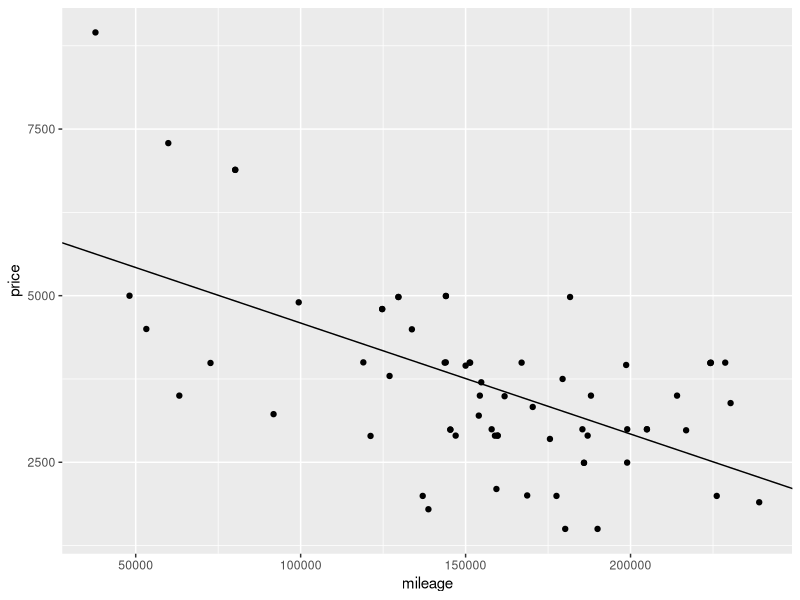
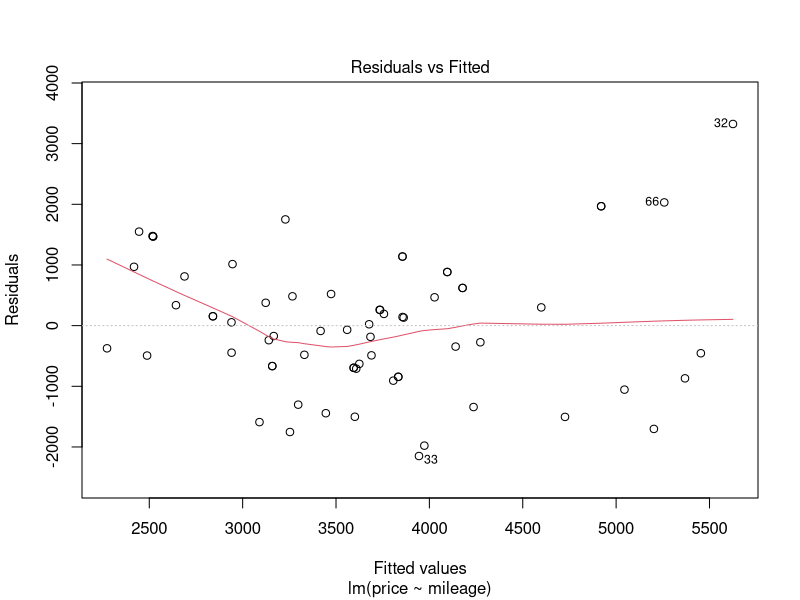
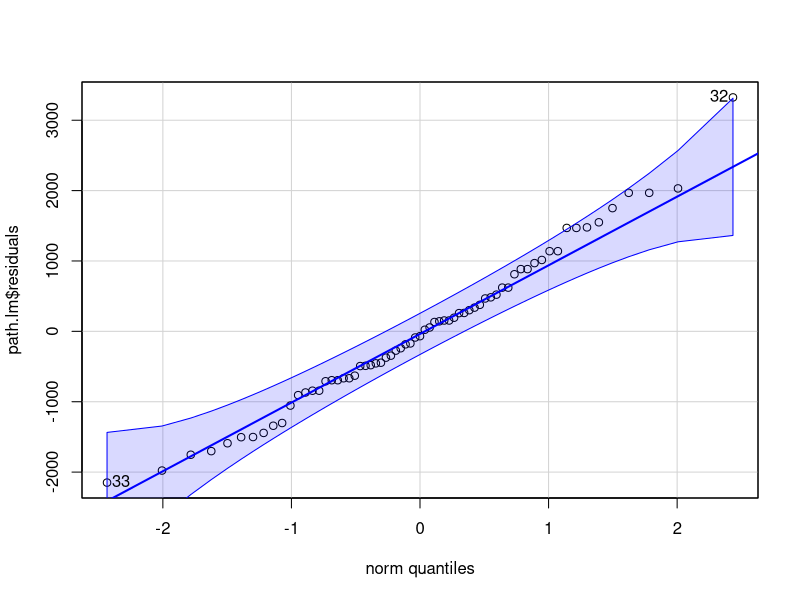
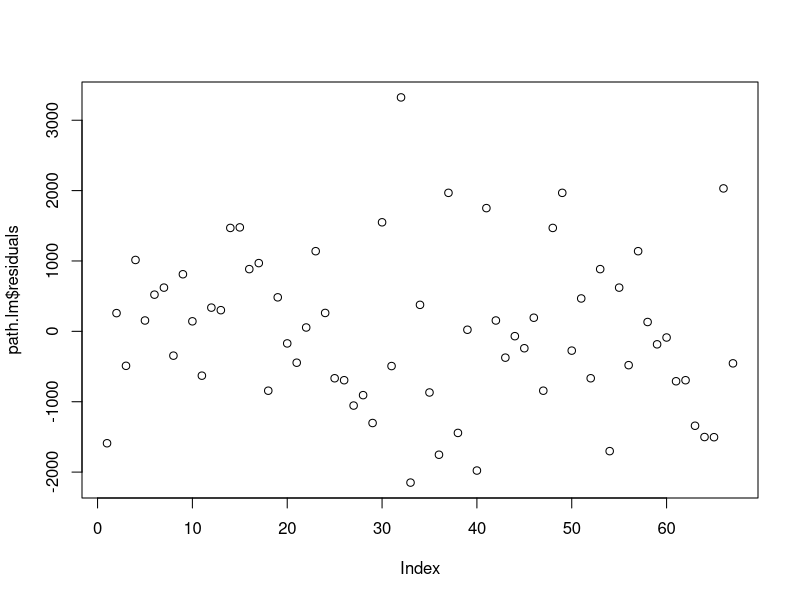

Write R code to recreate these figures, in order. (Note: this script raises an error after producing the figures.)
library(tidyverse)
library(car)

pathfinders <- tibble(price = c(1500, 3995, 3200, 3960, 2995, 3995, 4799, 3795, 
                 3500, 3999, 2995, 2980, 4900, 3990, 3995, 4980,
                 3388, 2990, 3750, 2995, 2495, 2995, 4995, 3995,
                 2492, 2900, 3990, 2900, 1995, 3995, 1995, 8950,
                 1795, 3500, 4500, 1500, 6888, 2002, 3700, 1995,
                 4980, 2995, 1900, 3491, 2900, 3950, 2990, 3990,
                 6888, 3999, 4495, 2492, 4980, 3500, 4799, 2850,
                 4995, 3995, 3500, 3330, 2899, 2900,
                 2895, 2099, 3222, 7289, 4999),
       mileage = c(190000, 151228, 154000, 198670, 204965, 166981, 124717, 126953,
                   214098, 144000, 157900, 216846, 99416, 224195, 224362, 129636,
                   230327, 145377, 179402, 185413, 198970, 199000, 144031, 151374,
                   185888, 159721, 72675, 146989, 177550, 228699, 226127, 37800, 
                   138730, 188000, 53221, 180200, 80167, 168671, 154751, 137001,
                   181669, 204965, 239000, 161818, 187000, 150000, 145377, 224195,
                   80167, 119000, 133718, 185888, 129636, 63221, 124717, 175565,
                   144031, 143652, 154321, 170347, 158897, 159721,
                   121190, 159343, 91789, 59880, 48123))
View(pathfinders)

path.lm <- lm(price ~ mileage, data = pathfinders)
summary(path.lm)
pathfinders %>%
  ggplot() +
  geom_point(aes(x = mileage, y = price)) +
  geom_abline(intercept = 6255, slope = -.01666)

plot(path.lm, which=1)
qqPlot(path.lm$residuals)
plot(path.lm$residuals)


##  Y transformations  ##
boxCox(path.lm)

# log(Y)
path.log.lm <- lm(log(price) ~ mileage, data = pathfinders)
summary(path.log.lm)
path.log <- function(x) {exp(8.705 - .000003593*x)}
pathfinders %>%
  ggplot() +
  geom_point(aes(x = mileage, y = price)) +
  geom_abline(intercept = 6255, slope = -.01666) +
  stat_function(fun = path.log, color = "skyblue")

# sqrt(Y)
path.sqrt.lm <- lm(sqrt(price) ~ mileage, data = pathfinders)
summary(path.sqrt.lm)
path.sqrt <- function(x) {(77.4504882 - .0001147*x)^2}
pathfinders %>%
  ggplot() +
  geom_point(aes(x = mileage, y = price)) +
  geom_abline(intercept = 6255, slope = -.01666) +
  stat_function(fun = path.sqrt, color = "skyblue")

# Y^.25
path.25.lm <- lm(price^.25 ~ mileage, data = pathfinders)
summary(path.25.lm)
path.25 <- function(x) {(8.911 -.000007847*x)^4}
pathfinders %>%
  ggplot() +
  geom_point(aes(x = mileage, y = price)) +
  ggeom_abline(intercept = 6255, slope = -.01666) +
  stat_function(fun = path.25, color = "skyblue")


##  X transformations  ##

# 1/X
pathfinders.xrecip <- pathfinders %>%
  mutate(mileage = 1/mileage)
path.xrecip.lm <- lm(price ~ mileage, data = pathfinders.xrecip)
summary(path.xrecip.lm)
plot(path.xrecip.lm, which=1)
qqPlot(path.xrecip.lm$residuals)
plot(path.xrecip.lm$residuals)
path.xrecip <- function(x) {2029 + 217500000/x}
pathfinders %>%
  ggplot() +
  geom_point(aes(x = mileage, y = price)) +
  geom_abline(intercept = 6255, slope = -.01666) +
  stat_function(fun = path.xrecip, color = "skyblue")

# 1/X^2
pathfinders.xrecip2 <- pathfinders %>%
  mutate(mileage = 1/(mileage)^2)
path.xrecip2.lm <- lm(price ~ mileage, data = pathfinders.xrecip2)
summary(path.xrecip2.lm)
plot(path.xrecip2.lm, which=1)
qqPlot(path.xrecip2.lm$residuals)
plot(path.xrecip2.lm$residuals)
path.xrecip2 <- function(x) {3083 + 7952000000000/(x^2)}
pathfinders %>%
  ggplot() +
  geom_point(aes(x = mileage, y = price)) +
  geom_abline(intercept = 6255, slope = -.01666) +
  stat_function(fun = path.xrecip2, color = "skyblue")

# log(X)
path.xlog.lm <- lm(price ~ log(mileage), data = pathfinders)
summary(path.xlog.lm)
path.xlog <- function(x) {30000.9 - 2214.8*log(x)}
pathfinders %>%
  ggplot() +
  geom_point(aes(x = mileage, y = price)) +
  geom_abline(intercept = 6255, slope = -.01666) +
  stat_function(fun = path.xlog, color = "skyblue")

# sqrt(X)
summary(lm(price ~ sqrt(mileage), data = pathfinders))

# X^2
summary(lm(price ~ mileage^2, data = pathfinders))





# my mileage:  172776
# current selling price: 3288
2029 + 217500000/172776
# predicted selling price: 3117
2029 + 217500000/200000
(3117 - 3288)/(200000 - 172776)
2029 + 217500000/2000000
(0 - 3288)/(2000000 - 172776)

# linear selling price: 3376
6255 - .01666*172776
# predicted selling price: 2923
6255 - .01666*200000
(2923 - 3376)/(200000 - 172776)
6255 - .01666*375000
(7.5 - 3376)/(375000 - 172776)
((6255 - .01666*375000) - (6255 - .01666*172776))/(375000 - 172776)


# final graphic
pathfinders %>%
  ggplot() +
  geom_point(aes(x = mileage, y = price), 
             color = "darkred", 
             size = 2) +
  geom_abline(aes(intercept = 6255, slope = -.01666, 
                  color = "Original Regression"), 
                  linetype = "dashed") +
  stat_function(fun = path.xrecip, xlim = c(30000, 250000),
                aes(color = "Transformation (X = 1/X)"),
                linetype = "solid",
                size = 1) +
  geom_segment(data = tibble(x = 1:2, y = 1:2),
               aes(x = c(172776, 200000), xend = c(172776, 200000), 
                   y = c(900, 900), yend = c(3288, 3117)),
               color = "darkblue") +
  geom_point(data = tibble(x = c(172776, 200000),
                           y = c(3288, 3117)),
             aes(x = x, y = y),
             color = "darkblue",
             size = 3) +
  annotate("text", x = 172776, y = 1000, 
           label = "172,776", 
           color = "darkblue", size = 3.2, angle = 30,
           vjust = 1.5, hjust = 1) +
  ggrepel::geom_label_repel(data = tibble(x = 1:2, y = 1:2), 
                            aes(x = c(172776, 200000),
                                y = c(3288, 3117)), 
                            label = c("$3288", "$3117"), 
                            color = "darkblue") +
  scale_y_continuous(breaks = seq(2000, 8000, 2000), 
                     labels = scales::dollar,
                     expand = c(0, TRUE)) +
  scale_x_continuous(labels = scales::comma,
                     expand = c(0,0)) +
  coord_cartesian(ylim = c(1000, 9300), clip = "off") +
  labs(title = "Nissan Pathfinder prices and mileage",
       subtitle = "    with added regression lines",
       x = "Mileage",
       y = "Selling Price ($)") +
  scale_color_manual(name = "", values = c("Transformation (X = 1/X)" = "skyblue",
                                           "Original Regression" = "slategray3")) +
  theme_light() +
  theme(panel.grid.minor = element_line(color = "gray95"),
        axis.text.x = element_text(angle = 30, hjust = 1),
        axis.title.y.left = element_text(vjust = 3),
        legend.position = c(.8, .8))

  
scale_linetype_manual(name = "", values = c("Original Regression" = "dashed", 
                                            "1/X Transformation" = "solid")) + 
  
  
  
pathfinders %>%
  ggplot() +
  geom_point(aes(x = mileage, y = price), 
             color = "darkred", 
             size = 2) +
  geom_abline(aes(color = "line1", 
              intercept = 6255, slope = -.01666),
              linetype = "dashed") +
  labs(color = "yes")


  